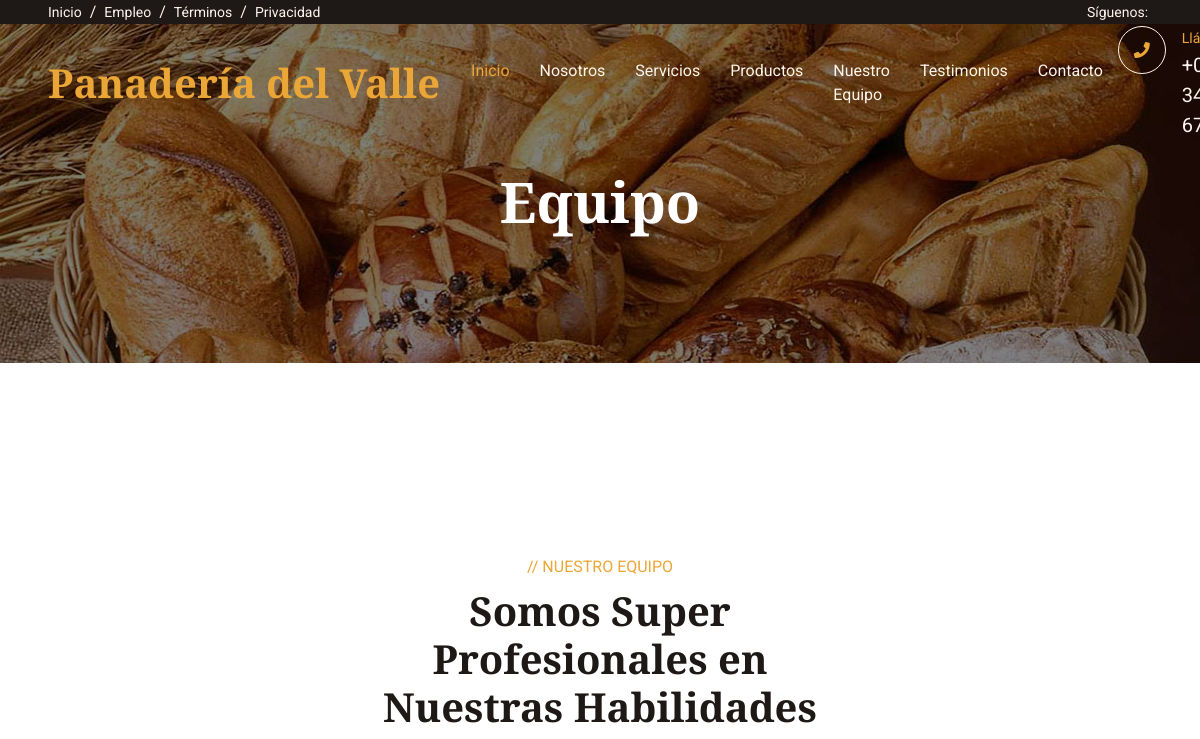
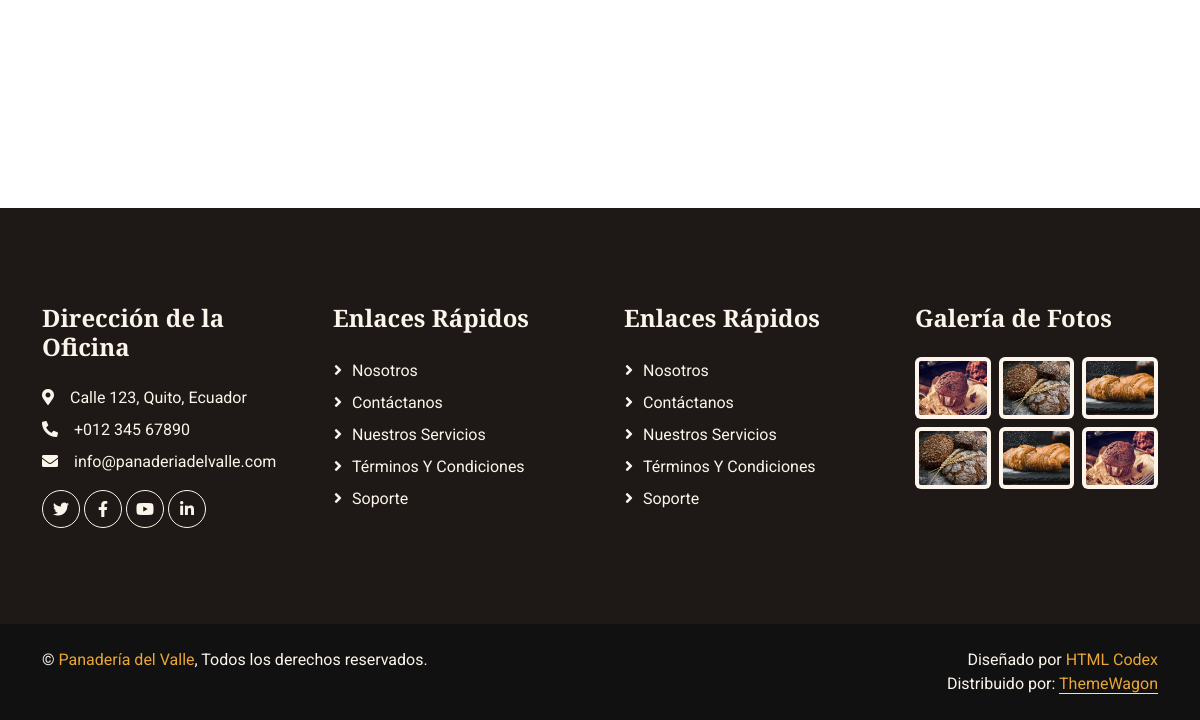
Page /team/ on the earlier database version (2 pictures, top to bottom).
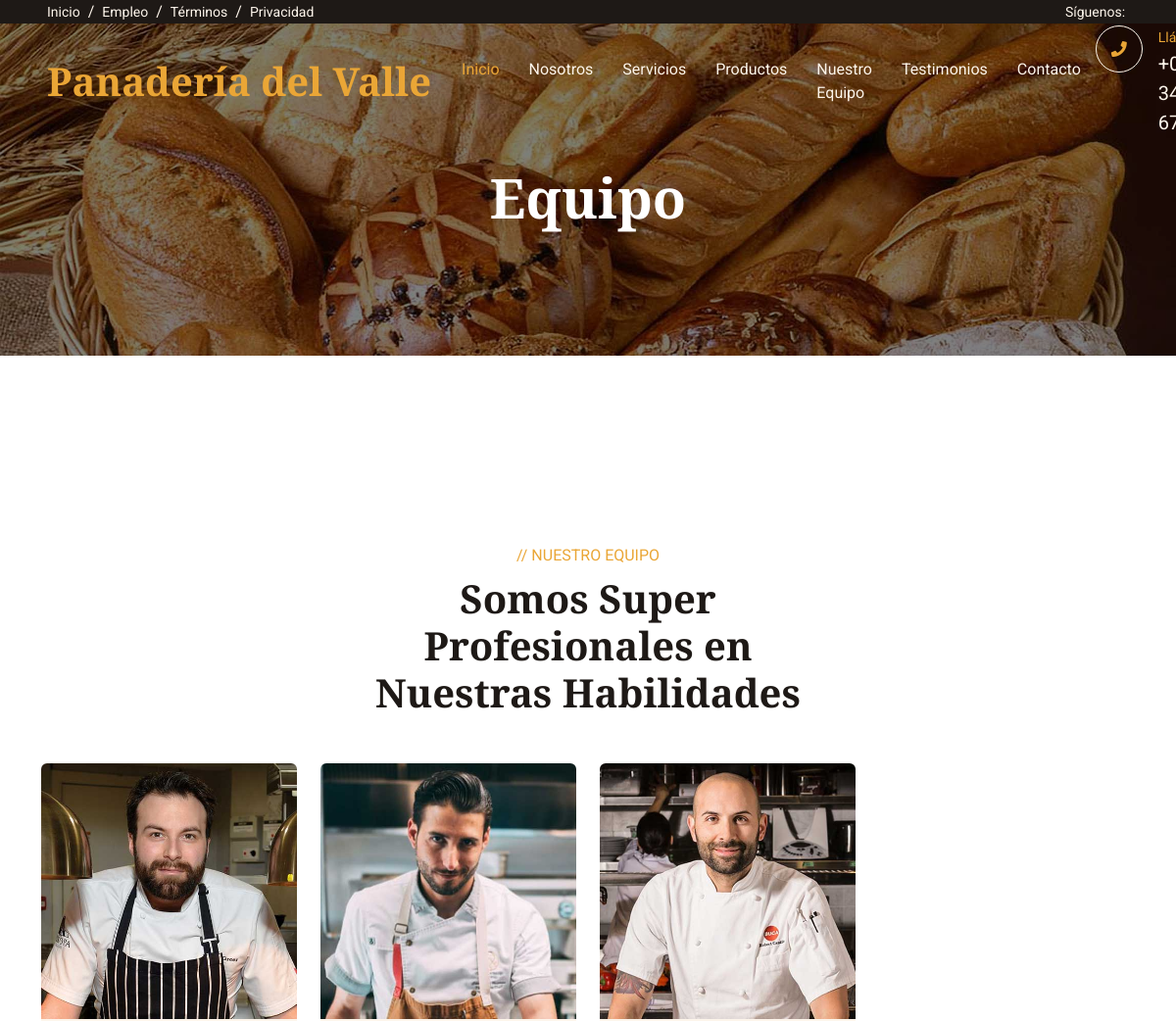
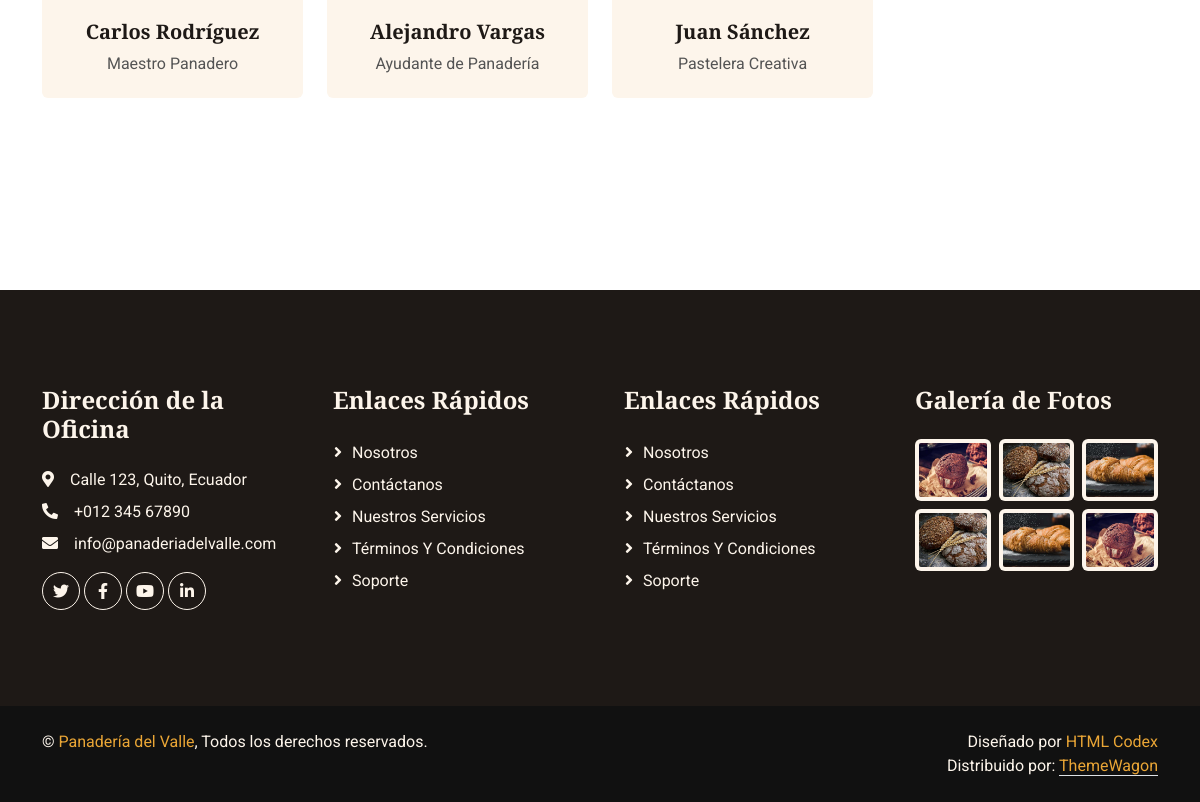
Same page on the later database version (2 pictures, top to bottom).
### team/models.py (models this page shows, shortened)
class Member(models.Model):
    name = models.CharField(max_length=50, verbose_name="Nombre")
    role = models.CharField(max_length=50, verbose_name="Rol")
    image = models.ImageField(upload_to='team', verbose_name="Imagen")
    created = models.DateField(auto_now_add=True, verbose_name="Fecha de creacion")
    updated = models.DateField(auto_now=True, verbose_name="Fecha de edicion")
    class Meta:
        verbose_name = "miembro"
        verbose_name_plural = "miembros"

### team/views.py (the view)
# urls.py: path("team/", include('team.urls')),
def team(request):
    members = Member.objects.all()
    return render(request, 'team/team.html', {'members': members})

### social/processors.py (called while the page is built)
def ctx_dict(request):
    dict_social={}
    urls=Social.objects.all()
    for url in urls:
        dict_social[url.key]=url.url
    return dict_social

### team/templates/team/team.html (shortened to what this page needs)
{% extends "core/base.html" %}
{% block header_Title %}Equipo{% endblock %}
{% block content %}
{% load static %}
<div class="container-xxl py-6">
    <div class="container">
        <div class="text-center mx-auto mb-5 wow fadeInUp" data-wow-delay="0.1s" style="max-width: 500px;">
            <p class="text-primary text-uppercase mb-2">// Nuestro Equipo</p>
            <h1 class="display-6 mb-4">Somos Super Profesionales en Nuestras Habilidades</h1>
        </div>
        <div class="row g-4">
            {% for member in members %}
            <div class="col-lg-3 col-md-6 wow fadeInUp" data-wow-delay="{{ forloop.counter|divisibleby:2|yesno:'0.3s,0.1s' }}">
                <div class="team-item text-center rounded overflow-hidden">
                    <img class="img-fluid" src="{{ member.image.url }}" alt="{{ member.name }}">
                    <div class="team-text">
                        <div class="team-title">
                            <h5>{{ member.name }}</h5>
                            <span>{{ member.role }}</span>
                        </div>
                    </div>
                </div>
            </div>
            {% endfor %}
        </div>
    </div>
</div>
{% endblock %}

### core/templates/core/base.html (shortened to what this page needs)
<!DOCTYPE html>
<html lang="es">
<head>
    {% load static %}
    <link href="https://cdnjs.cloudflare.com/ajax/libs/font-awesome/5.10.0/css/all.min.css" rel="stylesheet">
    <link href="https://cdn.jsdelivr.net/npm/bootstrap-icons@1.4.1/font/bootstrap-icons.css" rel="stylesheet">
    <link href="{% static 'core/lib/animate/animate.min.css' %}" rel="stylesheet">
    <link href="{% static 'core/lib/owlcarousel/assets/owl.carousel.min.css' %}" rel="stylesheet">
    <link href="{% static 'core/css/bootstrap.min.css' %}" rel="stylesheet">
    <link href="{% static 'core/css/style.css' %}" rel="stylesheet">
</head>
<body>
    <div class="container-fluid top-bar bg-dark text-light px-0 wow fadeIn" data-wow-delay="0.1s">
        <div class="row gx-0 align-items-center d-none d-lg-flex">
            <div class="col-lg-6 px-5 text-start">
                <ol class="breadcrumb mb-0">
                    <li class="breadcrumb-item"><a class="small text-light" href="#">Inicio</a></li>
                    <li class="breadcrumb-item"><a class="small text-light" href="#">Empleo</a></li>
                    <li class="breadcrumb-item"><a class="small text-light" href="#">Términos</a></li>
                    <li class="breadcrumb-item"><a class="small text-light" href="#">Privacidad</a></li>
                </ol>
            </div>
            <div class="col-lg-6 px-5 text-end">
                <small>Síguenos:</small>
            </div>
        </div>
    </div>
    <nav class="navbar navbar-expand-lg navbar-dark fixed-top py-lg-0 px-lg-5 wow fadeIn" data-wow-delay="0.1s">
        <a href="index.html" class="navbar-brand ms-4 ms-lg-0">
            <h1 class="text-primary m-0">Panadería del Valle</h1>
        </a>
        <div class="collapse navbar-collapse" id="navbarCollapse">
            <div class="navbar-nav mx-auto p-4 p-lg-0">
                <a href="{% url 'home'%}" class="nav-item nav-link active">Inicio</a>
                <a href="{% url 'about'%}" class="nav-item nav-link">Nosotros</a>
                <a href="{% url 'service'%}" class="nav-item nav-link">Servicios</a>
                <a href="{% url 'products' %}" class="nav-item nav-link">Productos</a>
                <a href="{% url 'team'%}" class="nav-item nav-link">Nuestro Equipo</a>
                <a href="{% url 'testimonial'%}" class="nav-item nav-link">Testimonios</a>
                <a href="{% url 'contact'%}" class="nav-item nav-link">Contacto</a>
            </div>
            <div class=" d-none d-lg-flex">
                <div class="flex-shrink-0 btn-lg-square border border-light rounded-circle">
                    <i class="fa fa-phone text-primary"></i>
                </div>
                <div class="ps-3">
                    <small class="text-primary mb-0">Llámanos</small>
                    <p class="text-light fs-5 mb-0">+012 345 6789</p>
                </div>
            </div>
        </div>
    </nav>
    {% if request.path != "/" %}
        <div class="container-fluid page-header py-6 wow fadeIn" data-wow-delay="0.1s">
            <div class="container text-center pt-5 pb-3">
                <h1 class="display-4 text-white animated slideInDown mb-3">{% block header_Title %}Acerca de Nosotros{% endblock %}</h1>
            </div>
        </div>
    {% endif %}
    {% block content %}{% endblock %}
    <div class="container-fluid bg-dark text-light footer my-6 mb-0 py-5 wow fadeIn" data-wow-delay="0.1s">
        <div class="container py-5">
            <div class="row g-5">
                <div class="col-lg-3 col-md-6">
                    <h4 class="text-light mb-4">Dirección de la Oficina</h4>
                    <p class="mb-2"><i class="fa fa-map-marker-alt me-3"></i>Calle 123, Quito, Ecuador</p>
                    <p class="mb-2"><i class="fa fa-phone-alt me-3"></i>+012 345 67890</p>
                    <p class="mb-2"><i class="fa fa-envelope me-3"></i>info@panaderiadelvalle.com</p>
                    <div class="d-flex pt-2">
                        <a class="btn btn-square btn-outline-light rounded-circle me-1" href=""><i class="fab fa-twitter"></i></a>
                        <a class="btn btn-square btn-outline-light rounded-circle me-1" href=""><i class="fab fa-facebook-f"></i></a>
                        <a class="btn btn-square btn-outline-light rounded-circle me-1" href=""><i class="fab fa-youtube"></i></a>
                        <a class="btn btn-square btn-outline-light rounded-circle me-0" href=""><i class="fab fa-linkedin-in"></i></a>
                    </div>
                </div>
                <div class="col-lg-3 col-md-6">
                    <h4 class="text-light mb-4">Enlaces Rápidos</h4>
                    <a class="btn btn-link" href="">Nosotros</a>
                    <a class="btn btn-link" href="">Contáctanos</a>
                    <a class="btn btn-link" href="">Nuestros Servicios</a>
                    <a class="btn btn-link" href="">Términos y Condiciones</a>
                    <a class="btn btn-link" href="">Soporte</a>
                </div>
                <div class="col-lg-3 col-md-6">
                    <h4 class="text-light mb-4">Enlaces Rápidos</h4>
                    <a class="btn btn-link" href="">Nosotros</a>
                    <a class="btn btn-link" href="">Contáctanos</a>
                    <a class="btn btn-link" href="">Nuestros Servicios</a>
                    <a class="btn btn-link" href="">Términos y Condiciones</a>
                    <a class="btn btn-link" href="">Soporte</a>
                </div>
                <div class="col-lg-3 col-md-6">
                    <h4 class="text-light mb-4">Galería de Fotos</h4>
                    <div class="row g-2">
                        <div class="col-4">
                            <img class="img-fluid bg-light rounded p-1" src="{% static 'core/img/product-1.jpg' %}" alt="Imagen">
                        </div>
                        <div class="col-4">
                            <img class="img-fluid bg-light rounded p-1" src="{% static 'core/img/product-2.jpg' %}" alt="Imagen">
                        </div>
                        <div class="col-4">
                            <img class="img-fluid bg-light rounded p-1" src="{% static 'core/img/product-3.jpg' %}" alt="Imagen">
                        </div>
                        <div class="col-4">
                            <img class="img-fluid bg-light rounded p-1" src="{% static 'core/img/product-2.jpg' %}" alt="Imagen">
                        </div>
                        <div class="col-4">
                            <img class="img-fluid bg-light rounded p-1" src="{% static 'core/img/product-3.jpg' %}" alt="Imagen">
                        </div>
                        <div class="col-4">
                            <img class="img-fluid bg-light rounded p-1" src="{% static 'core/img/product-1.jpg' %}" alt="Imagen">
                        </div>
                    </div>
                </div>
            </div>
        </div>
    </div>
    <div class="container-fluid copyright text-light py-4 wow fadeIn" data-wow-delay="0.1s">
        <div class="container">
            <div class="row">
                <div class="col-md-6 text-center text-md-start mb-3 mb-md-0">
                    &copy; <a href="#">Panadería del Valle</a>, Todos los derechos reservados.
                </div>
                <div class="col-md-6 text-center text-md-end">
                    Diseñado por <a href="https://htmlcodex.com">HTML Codex</a>
                    <br>Distribuido por: <a class="border-bottom" href="https://themewagon.com" target="_blank">ThemeWagon</a>
                </div>
            </div>
        </div>
    </div>
</body>
</html>

### core/static/core/css/style.css (style rules this page uses)
:root { --primary: #EAA636; --secondary: #545454; --light: #FDF5EB; --dark: #1E1916; }
h4, h5, h6, .h4, .h5, .h6 { font-weight: 600 !important; }
.py-6 { padding-top: 6rem; padding-bottom: 6rem; }
.my-6 { margin-top: 6rem; margin-bottom: 6rem; }
.btn { font-weight: 500; transition: .5s; }
.btn-square { width: 38px; height: 38px; }
.btn-lg-square { width: 48px; height: 48px; }
.btn-square, .btn-sm-square, .btn-lg-square { padding: 0; display: flex; align-items: center; justify-content: center; font-weight: normal; }
.navbar .navbar-nav .nav-link { padding: 35px 15px; color: var(--light); outline: none; }
.navbar .navbar-nav .nav-link:hover, .navbar .navbar-nav .nav-link.active { color: var(--primary); }
.navbar.fixed-top { transition: .5s; }
.page-header { margin-bottom: 6rem; background: linear-gradient(rgba(0, 0, 0, .5), rgba(0, 0, 0, .5)), url(../img/carousel-1.jpg) center center no-repeat; background-size: cover; }
.breadcrumb-item+.breadcrumb-item::before { color: var(--light); }
.team-item .team-text { position: relative; height: 100px; overflow: hidden; }
.team-item .team-title { position: absolute; width: 100%; height: 100%; top: 0; left: 0; display: flex; flex-direction: column; align-items: center; justify-content: center; background: var(--light); transition: .5s; }
.footer .btn.btn-link { display: block; margin-bottom: 5px; padding: 0; text-align: left; color: var(--light); font-weight: normal; text-transform: capitalize; transition: .3s; }
.footer .btn.btn-link::before { position: relative; content: "\f105"; font-family: "Font Awesome 5 Free"; font-weight: 900; color: var(--light); margin-right: 10px; }
.copyright { background: #111111; }
.copyright a { color: var(--primary); }

Differences in the rows shown:
added Member: image (picture), name "Carlos Rodríguez", role "Maestro Panadero"
added Member: image (picture), name "Alejandro Vargas", role "Ayudante de Panadería"
added Member: image (picture), name "Juan Sánchez", role "Pastelera Creativa"
